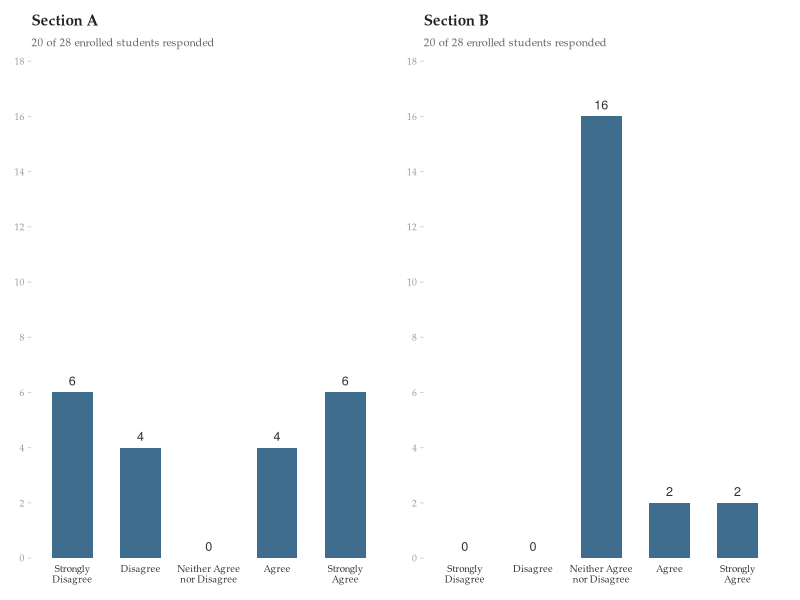
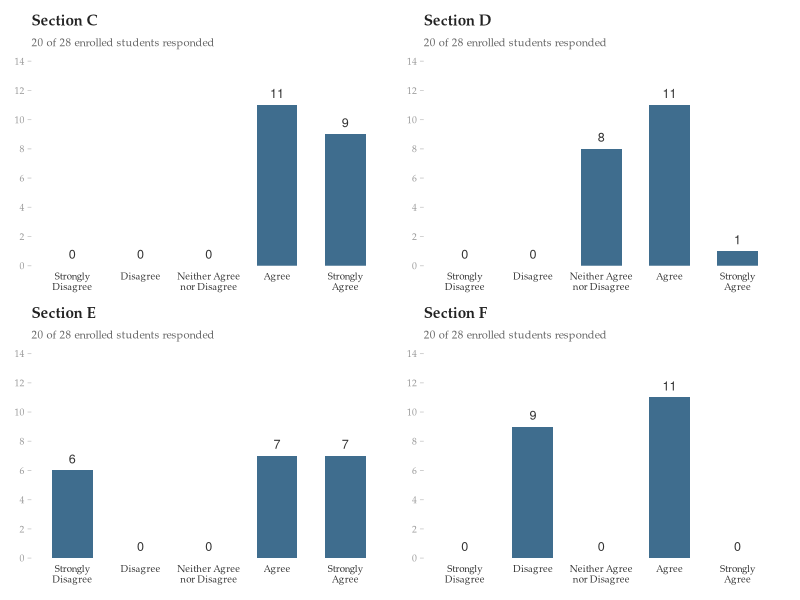
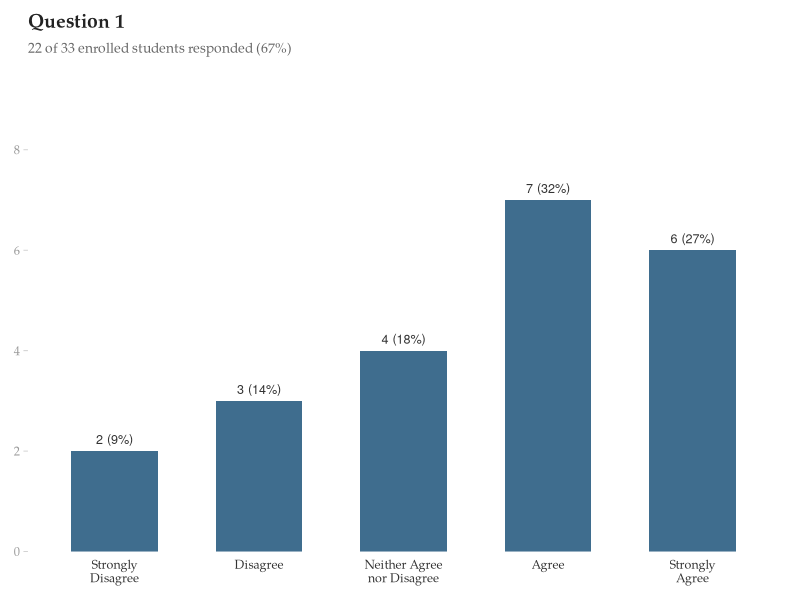
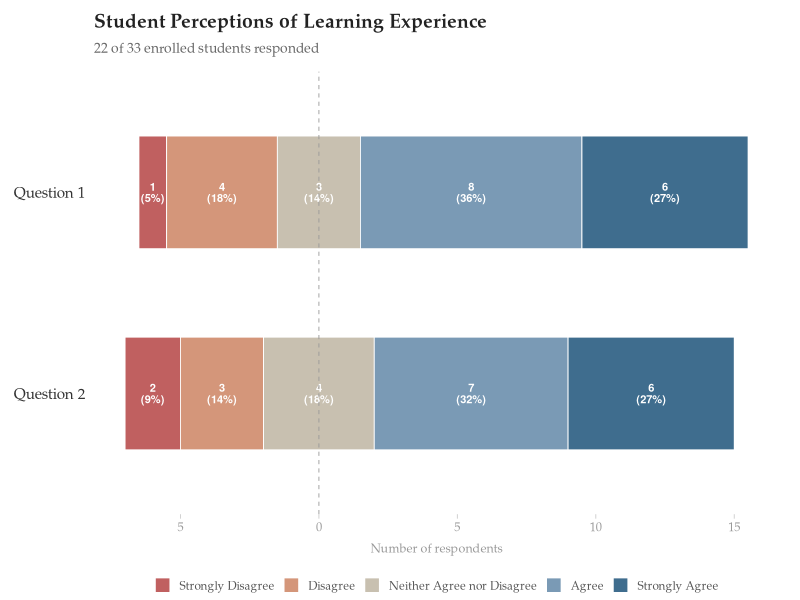

Write the R code that produced these figures, in order.
## ---- chunk 1
library(knitr)
library(kableExtra)
library(ggplot2)
library(ggthemes)
library(dplyr)
library(patchwork)

resp_levels_med <- c("Strongly\nDisagree", "Disagree",
                 "Neither Agree\nnor Disagree", "Agree",
                 "Strongly\nAgree")

make_bar_med <- function(counts, title, subtitle, max_y = NULL) {
  df <- data.frame(
    response = factor(resp_levels_med, levels = resp_levels_med),
    count = counts
  )
  if (is.null(max_y)) max_y <- max(counts) + 2
  ggplot(df, aes(x = response, y = count)) +
    geom_col(fill = "#3F6D8E", width = 0.6) +
    geom_text(aes(label = count), vjust = -0.7,
              size = 3.2, color = "#333333") +
    scale_y_continuous(breaks = seq(0, max_y, by = 2),
                       limits = c(0, max_y),
                       expand = c(0, 0)) +
    labs(title = title, subtitle = subtitle,
         x = NULL, y = NULL) +
    theme_tufte(base_size = 11, base_family = "Palatino") +
    theme(
      plot.title    = element_text(size = 11, face = "bold", color = "#222222"),
      plot.subtitle = element_text(size = 8, color = "#666666", margin = margin(b = 8)),
      axis.ticks.x  = element_blank(),
      axis.ticks.y  = element_line(color = "#CCCCCC", linewidth = 0.3),
      axis.text.x   = element_text(size = 7, color = "#333333", lineheight = 0.9),
      axis.text.y   = element_text(size = 7, color = "#999999"),
      panel.grid    = element_blank(),
      plot.margin   = margin(5, 10, 5, 5)
    )
}
## ---- chunk 2
tbl_m1 <- data.frame(
  Response = c("Strongly Agree", "Agree", "Neither Agree nor Disagree",
               "Disagree", "Strongly Disagree"),
  A = c(6, 4, 0, 4, 6),
  B = c(2, 2, 16, 0, 0)
)

tbl_m1 %>%
  kable(col.names = c("", "Section A", "Section B"),
        align = c("l", "c", "c"),
        caption = "Frequency distribution of responses (20 of 28 enrolled students responded)") %>%
  kable_styling(bootstrap_options = c("condensed"),
                full_width = FALSE, font_size = 13) %>%
  row_spec(0, bold = TRUE, color = "#333333") %>%
  column_spec(1, width = "14em") %>%
  column_spec(2:3, width = "7em")
## ---- chunk 3
p1a <- make_bar_med(c(6, 4, 0, 4, 6), "Section A", "20 of 28 enrolled students responded", max_y = 18)
p1b <- make_bar_med(c(0, 0, 16, 2, 2), "Section B", "20 of 28 enrolled students responded", max_y = 18)
p1a + p1b
## ---- chunk 4
tbl_m2 <- data.frame(
  Response = c("Strongly Agree", "Agree", "Neither Agree nor Disagree",
               "Disagree", "Strongly Disagree"),
  A = c(9, 11, 0, 0, 0),
  B = c(1, 11, 8, 0, 0),
  C = c(7, 7, 0, 0, 6),
  D = c(0, 11, 0, 9, 0)
)

tbl_m2 %>%
  kable(col.names = c("", "Sec. C", "Sec. D", "Sec. E", "Sec. F"),
        align = c("l", "c", "c", "c", "c"),
        caption = "Frequency distribution of responses (20 of 28 enrolled students responded)") %>%
  kable_styling(bootstrap_options = c("condensed"),
                full_width = FALSE, font_size = 13) %>%
  row_spec(0, bold = TRUE, color = "#333333") %>%
  column_spec(1, width = "12em") %>%
  column_spec(2:5, width = "4em")
## ---- chunk 5
p2a <- make_bar_med(c(0, 0, 0, 11, 9), "Section C", "20 of 28 enrolled students responded", max_y = 14)
p2b <- make_bar_med(c(0, 0, 8, 11, 1), "Section D", "20 of 28 enrolled students responded", max_y = 14)
p2c <- make_bar_med(c(6, 0, 0, 7, 7), "Section E", "20 of 28 enrolled students responded", max_y = 14)
p2d <- make_bar_med(c(0, 9, 0, 11, 0), "Section F", "20 of 28 enrolled students responded", max_y = 14)
(p2a + p2b) / (p2c + p2d)
## ---- chunk 6
library(knitr)
library(kableExtra)
## ---- chunk 7
n <- 22
q1 <- c(6, 7, 4, 3, 2)
q2 <- c(6, 8, 3, 4, 1)

tbl <- data.frame(
  Response = c("Strongly Agree", "Agree", "Neither Agree nor Disagree",
               "Disagree", "Strongly Disagree"),
  Q1 = paste0(q1, " (", round(100 * q1 / n), "%)"),
  Q2 = paste0(q2, " (", round(100 * q2 / n), "%)")
)

tbl %>%
  kable(col.names = c("", "Question 1", "Question 2"),
        align = c("l", "c", "c"),
        caption = "Frequency distribution of responses (22 of 33 enrolled students responded; response rate 67 percent)") %>%
  kable_styling(bootstrap_options = c("condensed"),
                full_width = FALSE,
                font_size = 15) %>%
  row_spec(0, bold = TRUE, color = "#333333") %>%
  column_spec(1, width = "14em", color = "#333333") %>%
  column_spec(2:3, width = "8em")
## ---- chunk 8
library(ggplot2)
library(ggthemes)
library(dplyr)

enrolled   <- 33
responded  <- 22

resp_levels <- c("Strongly\nDisagree", "Disagree",
                 "Neither Agree\nnor Disagree", "Agree",
                 "Strongly\nAgree")

resp_levels_clean <- c("Strongly Disagree", "Disagree",
                       "Neither Agree nor Disagree", "Agree",
                       "Strongly Agree")

q1_counts <- c(2, 3, 4, 7, 6)
q2_counts <- c(1, 4, 3, 8, 6)

q1 <- data.frame(
  response = factor(resp_levels, levels = resp_levels),
  count    = q1_counts
)

q2 <- data.frame(
  response = factor(resp_levels, levels = resp_levels),
  count    = q2_counts
)

pal5 <- c("#C06060",   # Strongly Disagree
          "#D4967A",   # Disagree
          "#C8C0B0",   # Neither
          "#7A9AB5",   # Agree
          "#3F6D8E")   # Strongly Agree
## ---- chunk 9
q1$label <- paste0(q1$count, " (", round(100 * q1$count / responded), "%)")
ggplot(q1, aes(x = response, y = count)) +
  geom_col(fill = "#3F6D8E", width = 0.6) +
  geom_text(aes(label = label), vjust = -0.7,
            size = 3.2, color = "#333333") +
  scale_y_continuous(breaks = seq(0, max(q1$count) + 1, by = 2),
                     limits = c(0, max(q1$count) + 2.5),
                     expand = c(0, 0)) +
  labs(title    = "Question 1",
       subtitle = paste0(responded, " of ", enrolled, " enrolled students responded (", round(100 * responded / enrolled), "%)"),
       x = NULL, y = NULL) +
  theme_tufte(base_size = 13, base_family = "Palatino") +
  theme(
    plot.title    = element_text(size = 14, face = "bold", color = "#222222"),
    plot.subtitle = element_text(size = 10, color = "#666666", margin = margin(b = 12)),
    axis.ticks.x  = element_blank(),
    axis.ticks.y  = element_line(color = "#CCCCCC", linewidth = 0.3),
    axis.text.x   = element_text(size = 9, color = "#333333", lineheight = 0.9),
    axis.text.y   = element_text(size = 9, color = "#999999"),
    panel.grid    = element_blank(),
    plot.margin   = margin(10, 15, 10, 10)
  )
## ---- chunk 10
build_diverging <- function(counts, levels) {
  n <- length(counts)
  mid_idx <- 3
  half_mid <- counts[mid_idx] / 2

  xmin <- numeric(n)
  xmax <- numeric(n)

  # Right side: neutral right half, Agree, Strongly Agree
  xmin[mid_idx] <- 0;    xmax[mid_idx] <- half_mid
  xmin[4] <- half_mid;   xmax[4] <- half_mid + counts[4]
  xmin[5] <- xmax[4];    xmax[5] <- xmax[4] + counts[5]

  # Left side: neutral left half, Disagree, Strongly Disagree
  xmin[mid_idx] <- -half_mid
  xmax[2] <- -half_mid;          xmin[2] <- -half_mid - counts[2]
  xmax[1] <- xmin[2];            xmin[1] <- xmin[2] - counts[1]

  data.frame(
    response = factor(levels, levels = levels),
    count = counts,
    xmin = xmin, xmax = xmax,
    xmid = (xmin + xmax) / 2
  )
}

seg1 <- build_diverging(q1_counts, resp_levels_clean) %>% mutate(question = "Question 1")
seg2 <- build_diverging(q2_counts, resp_levels_clean) %>% mutate(question = "Question 2")
segments <- bind_rows(seg1, seg2) %>%
  mutate(label = paste0(count, "\n(", round(100 * count / responded), "%)"))

ggplot(segments, aes(y = question)) +
  geom_rect(aes(xmin = xmin, xmax = xmax,
                ymin = as.numeric(factor(question)) - 0.28,
                ymax = as.numeric(factor(question)) + 0.28,
                fill = response),
            color = "white", linewidth = 0.3) +
  geom_text(data = filter(segments, count > 0),
            aes(x = xmid, label = label,
                y = as.numeric(factor(question))),
            color = "white", fontface = "bold", size = 2.8, lineheight = 0.85) +
  geom_vline(xintercept = 0, color = "#999999", linewidth = 0.3,
             linetype = "dashed") +
  scale_fill_manual(values = pal5, name = NULL,
                    guide = guide_legend(nrow = 1)) +
  scale_y_discrete(limits = c("Question 2", "Question 1")) +
  scale_x_continuous(breaks = seq(-10, 15, by = 5),
                     labels = abs(seq(-10, 15, by = 5))) +
  labs(title    = "Student Perceptions of Learning Experience",
       subtitle = paste0(responded, " of ", enrolled,
                         " enrolled students responded"),
       x = "Number of respondents", y = NULL) +
  theme_tufte(base_size = 13, base_family = "Palatino") +
  theme(
    plot.title       = element_text(size = 14, face = "bold", color = "#222222"),
    plot.subtitle    = element_text(size = 10, color = "#666666",
                                    margin = margin(b = 10)),
    axis.text.y      = element_text(size = 11, color = "#333333"),
    axis.text.x      = element_text(size = 9, color = "#999999"),
    axis.title.x     = element_text(size = 9, color = "#999999",
                                    margin = margin(t = 6)),
    axis.ticks.y     = element_blank(),
    axis.ticks.x     = element_line(color = "#CCCCCC", linewidth = 0.3),
    legend.position  = "bottom",
    legend.text      = element_text(size = 8.5, color = "#555555"),
    legend.key.size  = unit(0.4, "cm"),
    legend.spacing.x = unit(0.15, "cm"),
    legend.margin    = margin(t = 2),
    panel.grid       = element_blank(),
    plot.margin      = margin(10, 15, 5, 10)
  )
